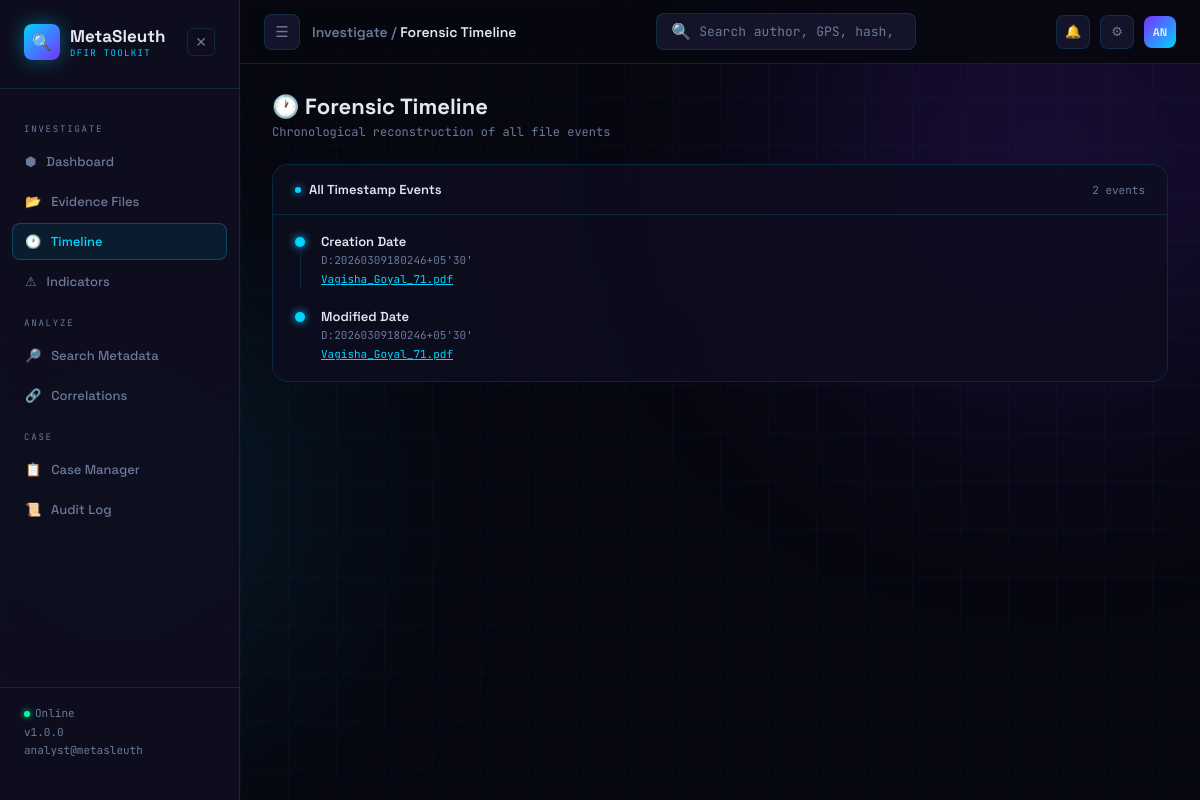
Before: /timeline with the older database file.
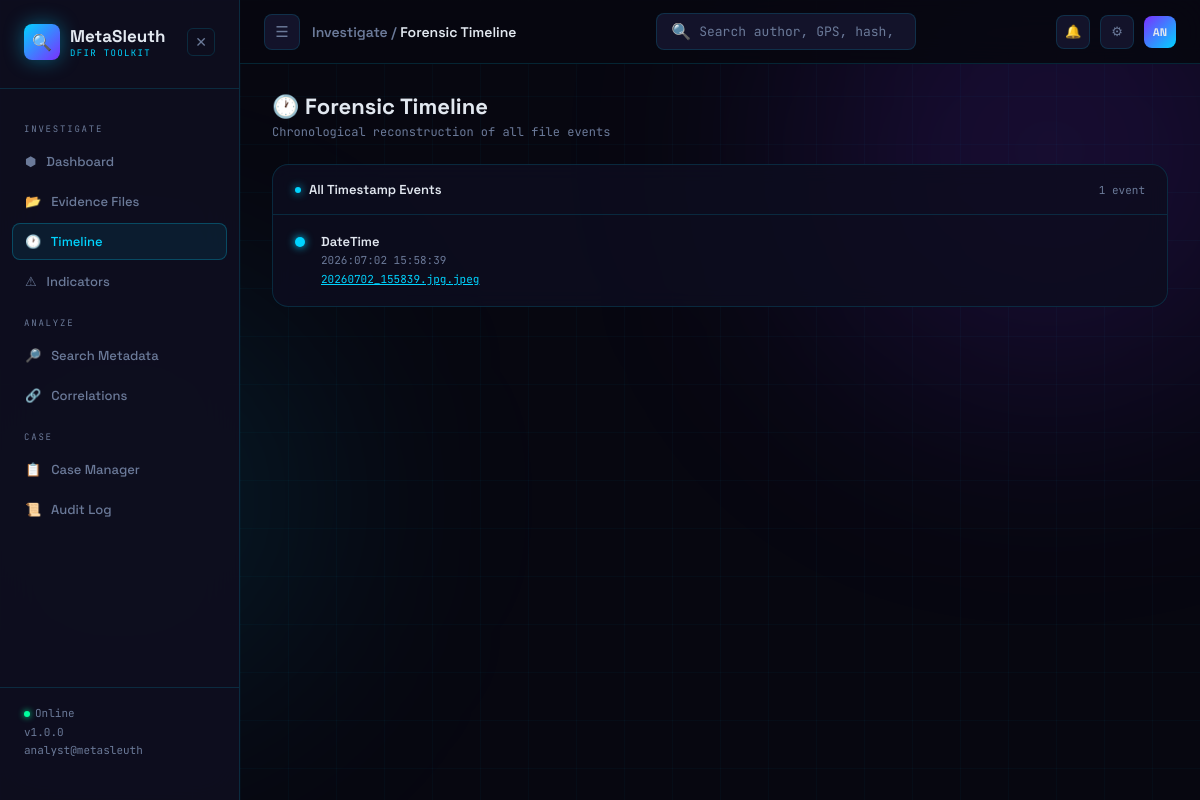
After: the same page with the newer database file.
### tables this page shows
CREATE TABLE files (
            id          INTEGER PRIMARY KEY AUTOINCREMENT,
            filename    TEXT NOT NULL,
            file_type   TEXT NOT NULL,
            file_size   INTEGER,
            md5         TEXT,
            sha1        TEXT,
            sha256      TEXT,
            upload_time TEXT NOT NULL,
            analyst     TEXT
        );

CREATE TABLE metadata (
            id      INTEGER PRIMARY KEY AUTOINCREMENT,
            file_id INTEGER NOT NULL,
            key     TEXT NOT NULL,
            value   TEXT,
            FOREIGN KEY (file_id) REFERENCES files(id)
        );

### app.py (the view)
@app.route('/timeline')
def timeline_page():
    conn   = get_connection()
    cursor = conn.cursor()
    cursor.execute('''
        SELECT m.key, m.value, f.filename, f.id, f.file_type
        FROM metadata m
        JOIN files f ON m.file_id = f.id
        WHERE m.key IN (
            "DateTime", "DateTimeOriginal", "DateTimeDigitized",
            "Created", "Modified", "Creation Date", "Modified Date",
            "Last Printed", "Encoded Date", "Tagged Date"
        )
        ORDER BY m.value ASC
    ''')
    raw_events = cursor.fetchall()
    conn.close()
    events = []
    for row in raw_events:
        events.append({
            'key':       row['key'],
            'value':     row['value'],
            'filename':  row['filename'],
            'file_id':   row['id'],
            'file_type': row['file_type'],
        })
    return render_template('timeline.html', events=events)

### database/db.py (called while the page is built)
def get_connection():
    conn = sqlite3.connect(DATABASE)
    conn.row_factory = sqlite3.Row
    return conn

### templates/timeline.html (shortened to what this page needs)
{% extends 'base.html' %}
{% block breadcrumb %}Investigate / <span>Forensic Timeline</span>{% endblock %}
{% block content %}
<div>
    <div class="page-title">🕐 Forensic Timeline</div>
    <div class="page-sub">Chronological reconstruction of all file events</div>
</div>
<div class="panel">
    <div class="panel-head">
        <div class="panel-title"><span class="dot"></span>All Timestamp Events</div>
        <span style="font-size:11px;font-family:var(--mono);color:var(--muted)">
            {{ events | length }} event{{ 's' if events|length != 1 }}
        </span>
    </div>
    <div class="panel-body">
        {% if events %}
            <div class="tl">
                {% for e in events %}
                <div class="tl-item">
                    <div class="tl-left">
                        <div class="tl-dot"></div>
                    </div>
                    <div>
                        <div class="tl-event">{{ e.key }}</div>
                        <div class="tl-detail">{{ e.value }}</div>
                        <a class="tl-file" href="/file/{{ e.file_id }}">
                            {{ e.filename }}
                        </a>
                    </div>
                </div>
                {% endfor %}
            </div>
        {% else %}
            <div class="empty">
                <div class="empty-icon">🕐</div>
                No timestamp data yet. Upload files to build the timeline.
            </div>
        {% endif %}
    </div>
</div>
{% endblock %}

### templates/base.html (shortened to what this page needs)
<!DOCTYPE html>
<html lang="en">
<head>
</head>
<body>
    <div class="orb orb-a"></div>
    <div class="app">
        <aside class="sidebar" id="sidebar">
            <div class="logo">
                <div class="logo-icon">&#128269;</div>
                <div>
                    <div class="logo-name">MetaSleuth</div>
                    <div class="logo-sub">DFIR TOOLKIT</div>
                </div>
                <button
                    class="sidebar-close"
                    onclick="toggleSidebar()"
                    title="Collapse sidebar"
                >
                    &#10005;
                </button>
            </div>
            <nav class="nav">
                <div class="nav-label">Investigate</div>
                <a class="nav-item {% if request.path == '/' %}active{% endif %}"
                   href="/">
                    &#11042; &nbsp; Dashboard
                </a>
                <a class="nav-item {% if request.path == '/evidence' %}active{% endif %}"
                   href="/evidence">
                    &#128194; &nbsp; Evidence Files
                </a>
                <a class="nav-item {% if request.path == '/timeline' %}active{% endif %}"
                   href="/timeline">
                    &#128336; &nbsp; Timeline
                </a>
                <a class="nav-item {% if request.path == '/indicators' %}active{% endif %}"
                   href="/indicators">
                    &#9888; &nbsp; Indicators
                </a>
                <div class="nav-label">Analyze</div>
                <a class="nav-item {% if request.path == '/search' %}active{% endif %}"
                   href="/search">
                    &#128270; &nbsp; Search Metadata
                </a>
                <a class="nav-item {% if request.path == '/correlations' %}active{% endif %}"
                   href="/correlations">
                    &#128279; &nbsp; Correlations
                </a>
                <div class="nav-label">Case</div>
                <a class="nav-item {% if request.path == '/cases' %}active{% endif %}"
                   href="/cases">
                    &#128203; &nbsp; Case Manager
                </a>
                <a class="nav-item {% if request.path == '/auditlog' %}active{% endif %}"
                   href="/auditlog">
                    &#128220; &nbsp; Audit Log
                </a>
            </nav>
            <div class="sidebar-foot">
                <span class="live-dot"></span>Online<br>
                v{{ version if version else '1.0.0' }}<br>
                {{ analyst if analyst else 'analyst@metasleuth' }}
            </div>
        </aside>
        <div class="main" id="main">
            <div class="topbar">
                <div class="topbar-left">
                    <button
                        class="sidebar-toggle"
                        onclick="toggleSidebar()"
                        title="Toggle sidebar"
                    >
                        &#9776;
                    </button>
                    <div class="breadcrumb">
                        {% block breadcrumb %}Dashboard{% endblock %}
                    </div>
                </div>
                <form class="search-wrap" action="/search" method="GET">
                    <span>&#128269;</span>
                    <input
                        name="q"
                        type="text"
                        placeholder="Search author, GPS, hash, software..."
                    />
                </form>
                <div class="topbar-right">
                    <div class="icon-btn">&#128276;</div>
                    <div class="icon-btn">&#9881;</div>
                    <div class="avatar">AN</div>
                </div>
            </div>
            <div class="content">
                {% block content %}{% endblock %}
            </div>
        </div>
    </div>
</body>
</html>

Changed rows visible on the page:
removed metadata: key "Creation Date", value "D:20260309180246+05'30'", filename "Vagisha_Goyal_71.pdf"
removed metadata: key "Modified Date", value "D:20260309180246+05'30'", filename "Vagisha_Goyal_71.pdf"
added metadata: key "DateTime", value "2026:07:02 15:58:39", filename "20260702_155839.jpg.jpeg"
Other visible differences:
{{ events | length }}: "2" → "1"
{{ 's' if events|length != 1 }}: "s" → (not shown)
